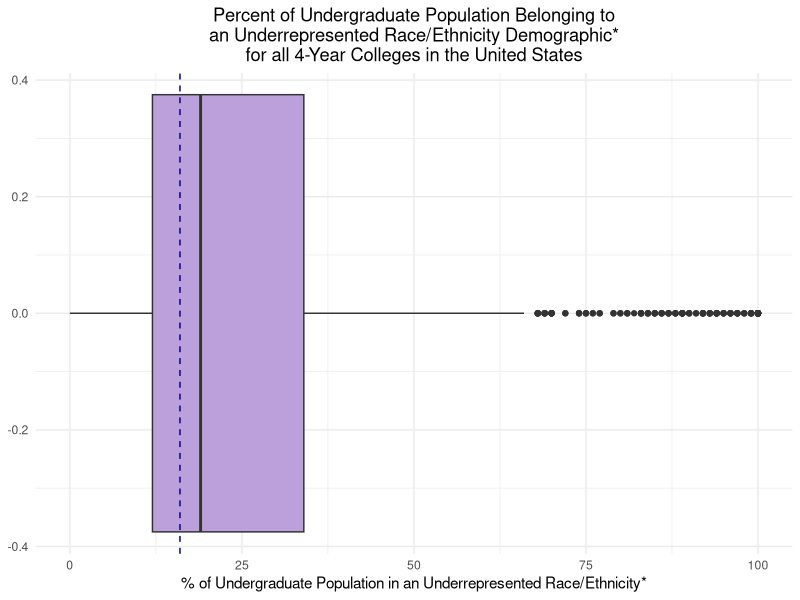
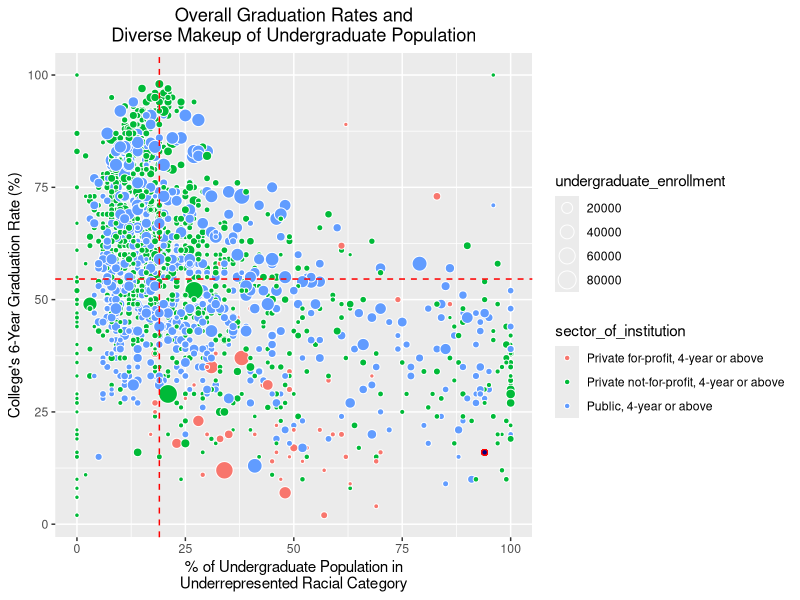
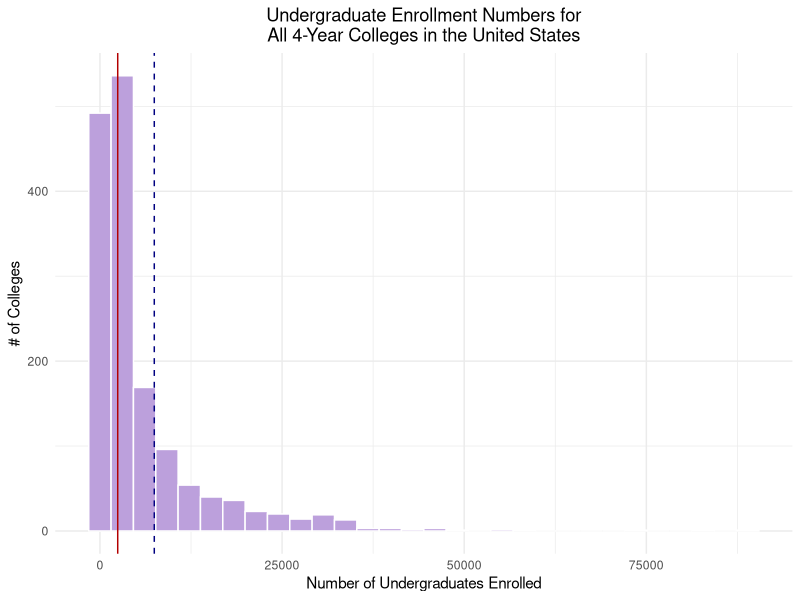
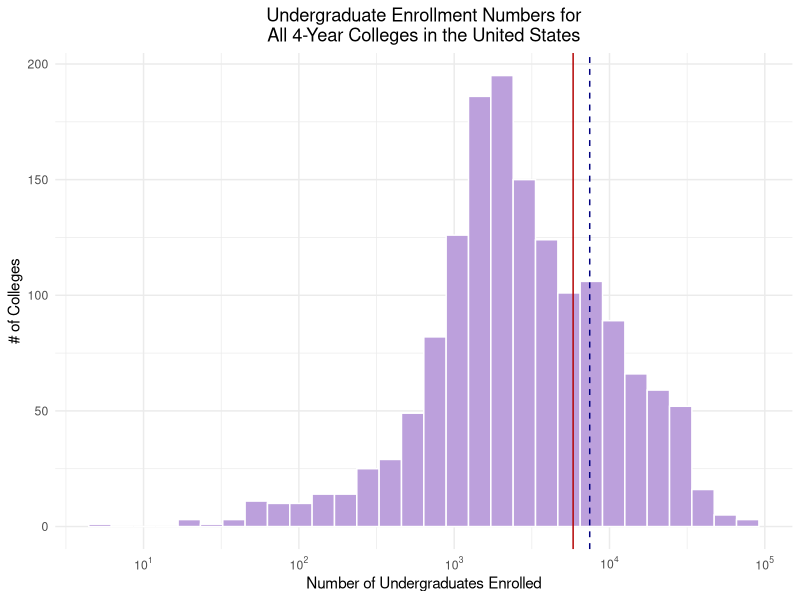
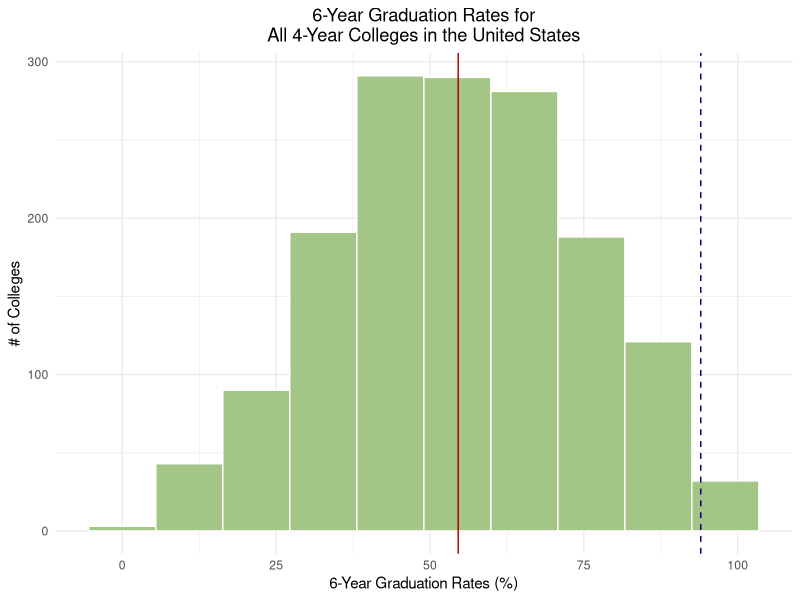
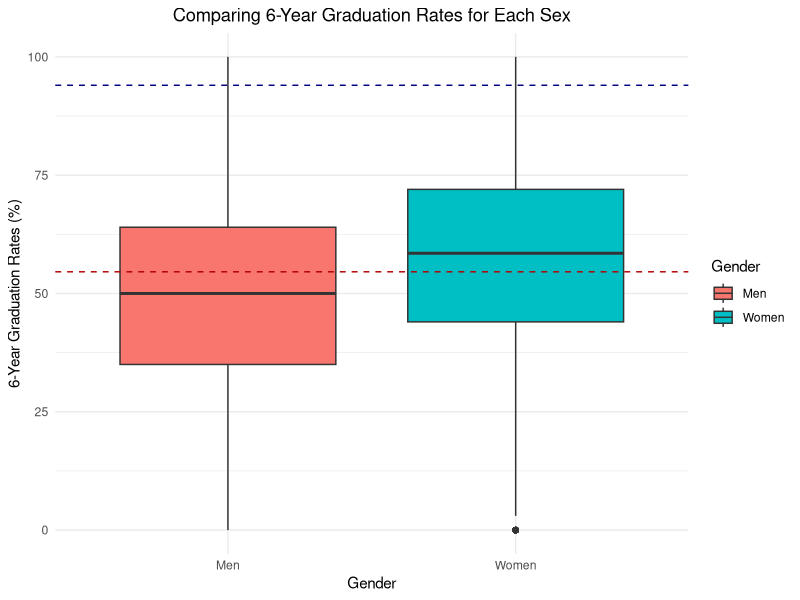
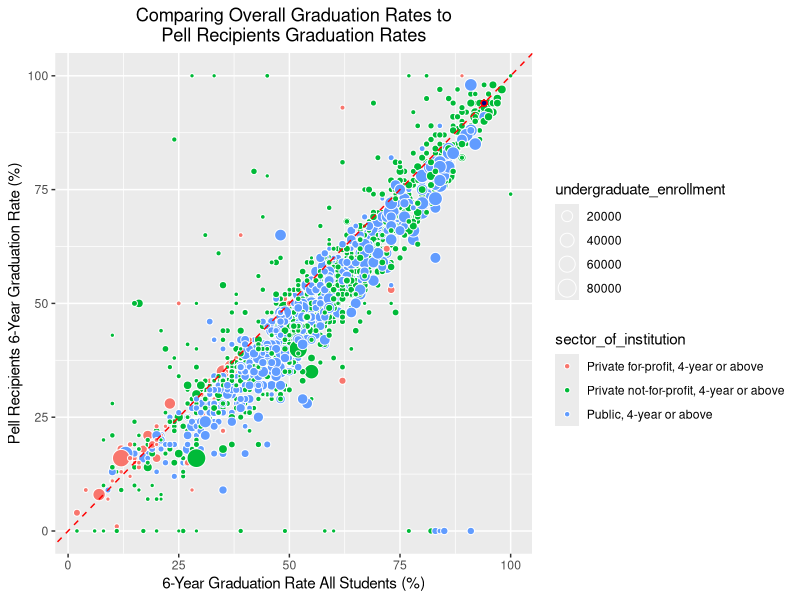
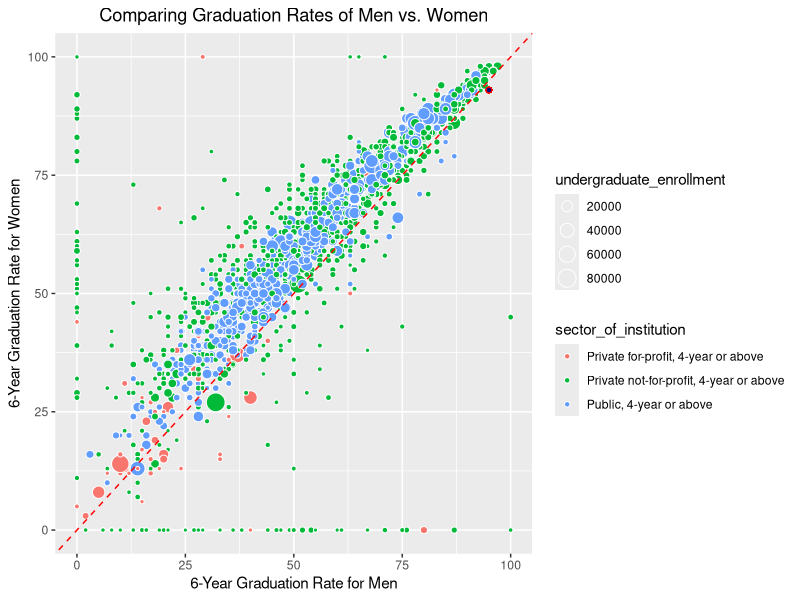

Source code (R) for these figures, in order: (Note: this script raises an error after producing the figures.)
## ---- chunk 1
library(plyr)
library(tidyverse)
library(ggplot2)
library(gtools)

raw_df <- read.csv("../data/SY18-19_all_variables_Data.csv", check.names = FALSE)
df <- raw_df
value_mapping <- read.csv("../data/SY18-19_all_variables_ValueLabels.csv")

# convert the sector into the actual names
for (i in unique(value_mapping$VariableName)){
  temp_map_val <- value_mapping %>% subset(VariableName == i)
  df[[i]] <- mapvalues(df[[i]], from = temp_map_val$Value, to = temp_map_val$ValueLabel)
}

# clean up column names
colnames(df) <- gsub(" - ", "_", tolower(colnames(df)))
colnames(df) <- gsub("-|[[:space:]]+|/", "_", colnames(df))
colnames(df) <- gsub("\\(|\\)|\\:", "", colnames(df))
colnames(df) <- gsub("\\_(sfa1819|2018_19|drvgr2018|drvef2018|hd2018|2018_ef2018d|f1819|al2019|gasb_drvf2019|ic2018).*$", "", tolower(colnames(df)))
colnames(df) <- gsub("graduation_rate_bachelor_degree_within_6_years", "gradrate_ba_6yrs", colnames(df))

# combine the financial columns which were broken up for public and private schools into one
dupe_vals <- grep('value_of_endowment_assets_at_the_beginning_of_the_fiscal_year', colnames(df))
colnames(df)[dupe_vals[1]] <- 'value_of_endowment_assets_at_the_beginning_of_the_fiscal_year1'
colnames(df)[dupe_vals[2]] <- 'value_of_endowment_assets_at_the_beginning_of_the_fiscal_year2'

## ---- chunk 2
df$endowment_total <- ifelse(is.na(df$value_of_endowment_assets_at_the_beginning_of_the_fiscal_year1),
                             df$value_of_endowment_assets_at_the_beginning_of_the_fiscal_year2,
                             df$value_of_endowment_assets_at_the_beginning_of_the_fiscal_year1)
df$finances_spent_research <- ifelse(is.na(df$research_current_year_total),
                                     df$research_total_amount,
                                     df$research_current_year_total)
df$finances_spent_student_services <- ifelse(is.na(df$student_service_total_amount),
                                             df$student_services_current_year_total,
                                             df$student_service_total_amount)
df$finances_spent_public_service <- ifelse(is.na(df$public_service_current_year_total),
                                           df$public_service_total_amount,
                                           df$public_service_current_year_total)
df$finances_spent_academic_support <- ifelse(is.na(df$academic_support_current_year_total),
                                             df$academic_support_total_amount,
                                             df$academic_support_current_year_total)
df$finances_spent_instruction <- ifelse(is.na(df$instruction_current_year_total),
                                        df$instruction_total_amount,
                                        df$instruction_current_year_total)
df$revenue_total <- ifelse(is.na(df$total_revenues_and_investment_return_total),
                           df$total_all_revenues_and_other_additions,
                           df$total_revenues_and_investment_return_total)

drop_cols <- c('value_of_endowment_assets_at_the_beginning_of_the_fiscal_year1', 'value_of_endowment_assets_at_the_beginning_of_the_fiscal_year2', 'research_current_year_total', 'research_total_amount', 'student_service_total_amount', 'student_services_current_year_total', 'public_service_current_year_total', 'public_service_total_amount', 'academic_support_current_year_total', 'academic_support_total_amount', 'instruction_current_year_total', 'instruction_total_amount', 'total_revenues_and_investment_return_total', 'total_all_revenues_and_other_additions', '')

df <- df[, !(colnames(df) %in% drop_cols)]
## ---- chunk 3
# remove columns that have NA's
pre_df <- nrow(df)
print(paste("Total # of schools in dataset:", nrow(df)))

remove_any_nas <- c("undergraduate_enrollment",
                    "gradrate_ba_6yrs_total"
                    )

for (i in remove_any_nas){
  df <- df %>% subset(!(is.na(df[[i]]) | (df[[i]] == 0)))
}

# for each subgroup, if they have students from that group, they should also have a graduation rate
enroll_grad <- c("percent_of_undergraduate_enrollment_that_are_black_or_african_american" = "gradrate_ba_6yrs_black_non_hispanic",
                    "percent_of_undergraduate_enrollment_that_are_hispanic_latino" = "gradrate_ba_6yrs_hispanic",
                    "percent_of_undergraduate_enrollment_that_are_american_indian_or_alaska_native" = "gradrate_ba_6yrs_american_indian_or_alaska_native",
                    "percent_of_undergraduate_students_awarded_pell_grants" = "pell_grant_recipients_overall_graduation_rate_within_150_percent_of_normal_time"
                 )

for (i in names(enroll_grad)){
  df <- df %>% subset(ifelse(!is.na(df[[i]]) & (df[[i]] != 0),
                             !is.na(df[[enroll_grad[[i]]]]),
                             TRUE))
}


# remove any rows if they do not have *any* students from underrepresented groups
df <- df %>% mutate(across(where(is.numeric), ~replace_na(.x, 0))) %>% mutate(sum_subgroups = percent_of_undergraduate_enrollment_that_are_black_or_african_american + percent_of_undergraduate_enrollment_that_are_hispanic_latino + percent_of_undergraduate_students_awarded_pell_grants + percent_of_undergraduate_enrollment_that_are_american_indian_or_alaska_native) %>% mutate(sum_race_subgroups = percent_of_undergraduate_enrollment_that_are_black_or_african_american + percent_of_undergraduate_enrollment_that_are_hispanic_latino + percent_of_undergraduate_enrollment_that_are_american_indian_or_alaska_native + percent_of_undergraduate_enrollment_that_are_native_hawaiian_or_other_pacific_islander)

# remove any schools where there are no underrepresented subgroups
df <- df %>% subset(sum_subgroups != 0)

# compute mean
df <- df %>% mutate(mean_subgroups = (percent_of_undergraduate_enrollment_that_are_black_or_african_american + percent_of_undergraduate_enrollment_that_are_hispanic_latino + percent_of_undergraduate_students_awarded_pell_grants + percent_of_undergraduate_enrollment_that_are_american_indian_or_alaska_native)/4)

# convert mean subgroups to quantiles
df <- df %>% mutate(diversity_quantiles = quantcut(df$mean_subgroups, q = 4, na.rm = TRUE))
df$diversity_quantiles <- mapvalues(df$diversity_quantiles,
                                    from = sort(unique(quantcut(df$mean_subgroups, q = 4, na.rm = TRUE))),
                                    to = paste("diversity quantile", 1:4))

# convert the sector into the actual names
for (i in unique(value_mapping$VariableName)){
  temp_map_val <- value_mapping %>% subset(VariableName == i)
  df[[i]] <- mapvalues(df[[i]], from = temp_map_val$Value, to = temp_map_val$ValueLabel)
}


paste("Removed", pre_df-nrow(df), "rows with missing undergraduate enrollment and graduation rates data.")
paste("Total # of schools for analysis:", nrow(df))

write.csv(df, "../data/all_data_merged_df(NEW).csv", row.names = FALSE)

## ---- chunk 4
gtown <- df %>% subset(institution_name == 'Georgetown University')
gtown
## ---- chunk 5
# mean of underrepresneted group makeup of the populations size histogram
# df %>% ggplot(aes(x=mean_subgroups)) + geom_boxplot(fill = "#bca0dc") + ggtitle("Percent of Undergraduate Population Belonging to\nan Underrepresented Demographic*\nfor all 4-Year Colleges in the United States") + xlab("% of Undergraduate Population in an Underrepresented Demographics") + theme_minimal() +  theme(plot.title = element_text(hjust = 0.5)) + geom_vline(xintercept=gtown$mean_subgroups, color='#000080', linetype = "dashed")

# sum of all underrepresented races = black, hispanic, native american, and pacific islander 
df %>% ggplot(aes(x=sum_race_subgroups)) + geom_boxplot(fill = "#bca0dc") + ggtitle("Percent of Undergraduate Population Belonging to\nan Underrepresented Race/Ethnicity Demographic*\nfor all 4-Year Colleges in the United States") + xlab("% of Undergraduate Population in an Underrepresented Race/Ethnicity*") + theme_minimal() +  theme(plot.title = element_text(hjust = 0.5)) + geom_vline(xintercept=gtown$sum_race_subgroups, color='#000080', linetype = "dashed")


# does racial diversity lead to overall higher graduation rates?
ggplot(df, aes(y=gradrate_ba_6yrs_total, x=sum_race_subgroups, color = sector_of_institution)) + 
  geom_point(aes(size=undergraduate_enrollment, fill = sector_of_institution), colour="white",pch=21) + geom_vline(xintercept=median(df$sum_race_subgroups), linetype='dashed', color='red') + geom_hline(yintercept=mean(df$gradrate_ba_6yrs_total), linetype='dashed', color='red') + labs(y='College\'s 6-Year Graduation Rate (%)', x='% of Undergraduate Population in\nUnderrepresented Racial Category') + ggtitle("Overall Graduation Rates and\nDiverse Makeup of Undergraduate Population") + theme_gray() +  theme(plot.title = element_text(hjust = 0.5)) + geom_point(aes(gtown$gradrate_ba_6yrs_total, gtown$sum_race_subgroups), fill='#000080', colour="red", pch=21)
# geom_boxplot(aes(x=variable, y=value, fill=variable))

head(df %>% arrange(desc(sum_subgroups)) %>% select(institution_name, sum_subgroups))
## ---- chunk 6
# enrollemnt size histogram
df %>% ggplot(aes(x=undergraduate_enrollment)) + geom_histogram(position="stack", col = "white", fill = "#bca0dc") + ggtitle("Undergraduate Enrollment Numbers for\nAll 4-Year Colleges in the United States") + xlab("Number of Undergraduates Enrolled") + ylab("# of Colleges") + geom_vline(xintercept=median(df$undergraduate_enrollment), color='#b30000') + theme_minimal() +  theme(plot.title = element_text(hjust = 0.5)) + geom_vline(xintercept=gtown$undergraduate_enrollment, color='#000080', linetype = "dashed")
## ---- chunk 7
# look into outliers
df %>% subset(undergraduate_enrollment > 40000) %>% select(institution_name, undergraduate_enrollment, all_programs_offered_completely_via_distance_education, percent_of_undergraduate_students_enrolled_exclusively_in_distance_education_courses) %>% arrange(desc(undergraduate_enrollment))
# found out that these are all online colleges. question - would we want to include entirely online colleges? we should at least pull in that data point
## ---- chunk 8
library(scales)
# redo histogram by taking log enrollment
df %>% ggplot(aes(x=undergraduate_enrollment)) + scale_x_log10(breaks = trans_breaks("log10", function(x) 10^x), labels = trans_format("log10", math_format(10^.x))) + geom_histogram(position="stack", col = "white", fill = "#bca0dc") + ggtitle("Undergraduate Enrollment Numbers for\nAll 4-Year Colleges in the United States") + xlab("Number of Undergraduates Enrolled") + ylab("# of Colleges") + geom_vline(xintercept=mean(df$undergraduate_enrollment), color='#b30000') + theme_minimal() +  theme(plot.title = element_text(hjust = 0.5)) + geom_vline(xintercept=gtown$undergraduate_enrollment, color='#000080', linetype = "dashed")

## ---- chunk 9
# graduation rates histogram
df %>% ggplot(aes(x=gradrate_ba_6yrs_total)) + geom_histogram(position="stack", col = "white", fill = "#a3c585", bins = 10) + ggtitle("6-Year Graduation Rates for\nAll 4-Year Colleges in the United States") + xlab("6-Year Graduation Rates (%)") + ylab("# of Colleges") + geom_vline(xintercept=mean(df$gradrate_ba_6yrs_total), color='#b30000') + theme_minimal() +  theme(plot.title = element_text(hjust = 0.5)) + geom_vline(xintercept=gtown$gradrate_ba_6yrs_total, color='#000080', linetype = "dashed")

## ---- chunk 10
# look out graduate rate outliers

df %>% subset(gradrate_ba_6yrs_total < 10) %>% select(institution_name, undergraduate_enrollment, sector_of_institution, institutional_category, gradrate_ba_6yrs_total, gradrate_ba_6yrs_black_non_hispanic, gradrate_ba_6yrs_white_non_hispanic)
## ---- chunk 11
library(reshape2)
library(ggplot2)

ggplot(melt(rename(df, Men = gradrate_ba_6yrs_men, Women = gradrate_ba_6yrs_women), id.vars = 'unitid', measure.vars = c('Men', 'Women'))) + geom_boxplot(aes(x=variable, y=value, fill=variable)) + ggtitle("Comparing 6-Year Graduation Rates for Each Sex")  + xlab("Gender") + ylab("6-Year Graduation Rates (%)") +  geom_hline(yintercept=mean(df$gradrate_ba_6yrs_total), color='#b30000', linetype ='dashed') + theme_minimal() +  theme(plot.title = element_text(hjust = 0.5)) + scale_fill_discrete(name = 'Gender') + geom_hline(yintercept=gtown$gradrate_ba_6yrs_total, color='#000080', linetype = "dashed")

## ---- chunk 12
# any points above the red dotted lines are schools where Pell-Grant recipients are graduating at *higher* rates than the general student body
# we added the dimension of school size to the mix and as you can see, majority of the schools where Pell-Grant recipients are graduating at much higher rates than the general student body are smaller sized schools
ggplot(df, aes(x=gradrate_ba_6yrs_total, y=pell_grant_recipients_overall_graduation_rate_within_150_percent_of_normal_time, color = sector_of_institution)) + 
  geom_point(aes(size=undergraduate_enrollment, fill = sector_of_institution), colour="white",pch=21) + geom_abline(intercept=0, slope=1, linetype='dashed', color='red') + labs(y='Pell Recipients 6-Year Graduation Rate (%)', x='6-Year Graduation Rate All Students (%)') + ggtitle("Comparing Overall Graduation Rates to\nPell Recipients Graduation Rates") + theme_gray() +  theme(plot.title = element_text(hjust = 0.5)) + geom_point(aes(gtown$gradrate_ba_6yrs_total, gtown$pell_grant_recipients_overall_graduation_rate_within_150_percent_of_normal_time), fill='#000080', colour="red", pch=21)

paste("There are", sum(df$pell_grant_recipients_overall_graduation_rate_within_150_percent_of_normal_time > df$gradrate_ba_6yrs_total), "schools where Pell-Grant recipients graduate at higher rates than that school's overall population.")

# create a derived field that indicates whether pell students are doing about the same or better than overall student body
df <- df %>% mutate(pell_above_avg = pell_grant_recipients_overall_graduation_rate_within_150_percent_of_normal_time >= gradrate_ba_6yrs_total)
## ---- chunk 13
# any points above the red dotted lines are schools where women graduate at higher rates than men
ggplot(df, aes(y=gradrate_ba_6yrs_women, x=gradrate_ba_6yrs_men, color = sector_of_institution)) + 
  geom_point(aes(size=undergraduate_enrollment, fill = sector_of_institution), colour="white",pch=21) + geom_abline(intercept=0, slope=1, linetype='dashed', color='red') + labs(x='6-Year Graduation Rate for Men', y='6-Year Graduation Rate for Women') + ggtitle("Comparing Graduation Rates of Men vs. Women") + theme_gray() +  theme(plot.title = element_text(hjust = 0.5)) + geom_point(aes(gtown$gradrate_ba_6yrs_women, gtown$gradrate_ba_6yrs_men), fill='#000080', colour="red", pch=21)

# create a derived field that indicates whether women and men are graduating at the same rates
df <- df %>% mutate(women_above_avg = gradrate_ba_6yrs_women >= gradrate_ba_6yrs_men)
## ---- chunk 14
# any points above the red dotted lines are schools where black students graduate at higher rates than white students
ggplot(df, aes(y=gradrate_ba_6yrs_black_non_hispanic, x=gradrate_ba_6yrs_total)) + 
  geom_point(aes(size=undergraduate_enrollment, fill = sector_of_institution), colour="white", pch=21) + geom_abline(intercept=0, slope=1, linetype='dashed', color='red') + labs(x='6-Year Graduation Rate for All Students (%)', y='6-Year Graduation Rate for Black\nNon-Hispanic Students (%)') + ggtitle("Comparing Graduation Rates of Black Students\nto the College's Total Graduation Rate of All Students") + theme_gray() +  theme(plot.title = element_text(hjust = 0.5)) + geom_point(aes(gtown$gradrate_ba_6yrs_black_non_hispanic, gtown$gradrate_ba_6yrs_total), fill='#000080', colour="red", pch=21)

paste("There are", sum(df$gradrate_ba_6yrs_black_non_hispanic > df$gradrate_ba_6yrs_total), "schools where Black students graduate at higher rates than White students.")

# create a derived field that indicates whether black students are graduating at the same rates at the school avg
df <- df %>% mutate(black_above_avg = gradrate_ba_6yrs_black_non_hispanic >= gradrate_ba_6yrs_total)
## ---- chunk 15
# any points above the red dotted lines are schools where hispanic students graduate at higher rates than white students
ggplot(df, aes(y=gradrate_ba_6yrs_hispanic, x=gradrate_ba_6yrs_total, color = sector_of_institution)) + 
  geom_point(aes(size=undergraduate_enrollment, fill = sector_of_institution), colour="white",pch=21) + geom_abline(intercept=0, slope=1, linetype='dashed', color='red') + labs(x='6-Year Graduation Rate for All Students', y='6-Year Graduation Rate for Hispanic Students') + ggtitle("Comparing Hispanic Students' Graduation Rates\nto Each College's Total Graduation Rate") + theme_gray() +  theme(plot.title = element_text(hjust = 0.5)) + geom_point(aes(gtown$gradrate_ba_6yrs_hispanic, gtown$gradrate_ba_6yrs_total), fill='#000080', colour="red", pch=21)

paste("There are", sum(df$gradrate_ba_6yrs_hispanic > df$gradrate_ba_6yrs_total), "schools where Hispanic/Latinx students graduate at higher rates than White students.")


# create a derived field that indicates whether hispanic students are graduating at the same rates at the school avg
df <- df %>% mutate(hispanic_above_avg = gradrate_ba_6yrs_hispanic >= gradrate_ba_6yrs_total)
## ---- chunk 16

hist(df$gradrate_ba_6yrs_american_indian_or_alaska_native)
print(sum(!is.na(df$gradrate_ba_6yrs_american_indian_or_alaska_native)))

# any points above the red dotted lines are schools where hispanic students graduate at higher rates than white students
ggplot(df, aes(y=gradrate_ba_6yrs_american_indian_or_alaska_native, x=gradrate_ba_6yrs_total, color = sector_of_institution)) + geom_point(aes(size=undergraduate_enrollment, fill = sector_of_institution), colour="white",pch=21) + geom_abline(intercept=0, slope=1, linetype='dashed', color='red') + labs(x='6-Year Graduation Rate for White Non-Hispanic Students', y='6-Year Graduation Rate for\nAmerican Indian or Alaska Native Students (%)') + ggtitle("Comparing Native American Students'\nGraduation Rates to Each College's\nTotal Graduation Rate (%)") + theme_gray() +  theme(plot.title = element_text(hjust = 0.5)) + geom_point(aes(gtown$gradrate_ba_6yrs_american_indian_or_alaska_native, gtown$gradrate_ba_6yrs_total), fill='#000080', colour="red", pch=21)


paste("There are", sum(df$gradrate_ba_6yrs_american_indian_or_alaska_native > df$gradrate_ba_6yrs_total), "schools where Native American students graduate at higher rates than White students.")


## ---- chunk 17
# see how many schools are ones in which underrepresented students are doing the same or better as the general student body
df <- df %>% mutate(underrepresented_above_avg = hispanic_above_avg & pell_above_avg & women_above_avg & black_above_avg)

print(table(df$underrepresented_above_avg))

subgroups_success_df <- df %>% subset(underrepresented_above_avg==TRUE)

# df %>% subset(underrepresented_above_avg == TRUE) %>% ggplot(aes(x=gradrate_ba_6yrs_total,fill = underrepresented_above_avg)) + geom_histogram(position="stack", col = "white") + ggtitle("Seeing Graduation Rates for Schools\nWhere Underrepresented Demographics Perform\nin par w/ Rest of Student Body") + xlab("Graduation Rate") + ylab("# of Colleges") + geom_vline(xintercept=median(df$gradrate_ba_6yrs_total), color='#b30000') + theme_minimal() +  theme(plot.title = element_text(hjust = 0.5)) + geom_vline(xintercept=gtown$gradrate_ba_6yrs_total, color='#000080', linetype = "dashed")


df %>% ggplot(aes(x=underrepresented_above_avg, fill = underrepresented_above_avg)) + geom_bar(position="stack", col = "white") + ggtitle("Seeing Graduation Rates for Schools\nWhere Underrepresented Demographics Perform\nin par w/ Rest of Student Body") + xlab("Graduation Rate") + ylab("# of Colleges") + geom_vline(xintercept=median(df$gradrate_ba_6yrs_total), color='#b30000') + theme_minimal() +  theme(plot.title = element_text(hjust = 0.5)) + geom_vline(xintercept=gtown$gradrate_ba_6yrs_total, color='#000080', linetype = "dashed")

df %>% ggplot(aes(x=hispanic_above_avg, fill = hispanic_above_avg)) + geom_bar(position="stack", col = "white") + ggtitle("Seeing Graduation Rates for Schools\nWhere Hispanic/Latinx Students Perform\nin par w/ Rest of Student Body") + xlab("Graduation Rate") + ylab("# of Colleges") + geom_vline(xintercept=median(df$gradrate_ba_6yrs_total), color='#b30000') + theme_minimal() +  theme(plot.title = element_text(hjust = 0.5)) + geom_vline(xintercept=gtown$gradrate_ba_6yrs_total, color='#000080', linetype = "dashed")

df %>% ggplot(aes(x=black_above_avg, fill = black_above_avg)) + geom_bar(position="stack", col = "white") + ggtitle("Seeing Graduation Rates for Schools\nWhere Black Students Perform\nin par w/ Rest of Student Body") + xlab("Graduation Rate") + ylab("# of Colleges") + geom_vline(xintercept=median(df$gradrate_ba_6yrs_total), color='#b30000') + theme_minimal() +  theme(plot.title = element_text(hjust = 0.5)) + geom_vline(xintercept=gtown$gradrate_ba_6yrs_total, color='#000080', linetype = "dashed")

df %>% ggplot(aes(x=pell_above_avg, fill = pell_above_avg)) + geom_bar(position="stack", col = "white") + ggtitle("Seeing Graduation Rates for Schools\nWhere Low-Income Students Perform\nin par w/ Rest of Student Body") + xlab("Graduation Rate") + ylab("# of Colleges") + geom_vline(xintercept=median(df$gradrate_ba_6yrs_total), color='#b30000') + theme_minimal() +  theme(plot.title = element_text(hjust = 0.5)) + geom_vline(xintercept=gtown$gradrate_ba_6yrs_total, color='#000080', linetype = "dashed")
## ---- chunk 18
subgroups_success_df %>% ggplot(aes(x=sector_of_institution, fill = sector_of_institution)) + geom_bar(position="stack", col = "white") + ggtitle("Sector of Institution") + xlab("Graduation Rate") + ylab("# of Colleges") + geom_vline(xintercept=median(df$gradrate_ba_6yrs_total), color='#b30000') + theme_minimal() +  theme(plot.title = element_text(hjust = 0.5)) + geom_vline(xintercept=gtown$gradrate_ba_6yrs_total, color='#000080', linetype = "dashed")

subgroups_success_df %>% ggplot(aes(x=undergraduate_enrollment)) + scale_x_log10(breaks = trans_breaks("log10", function(x) 10^x), labels = trans_format("log10", math_format(10^.x))) + geom_histogram(position="stack", col = "white", fill = "#bca0dc", bins=5) + ggtitle("Undergraduate Enrollment Numbers for\nAll 4-Year Colleges in the United States") + xlab("Number of Undergraduates Enrolled") + ylab("# of Colleges") + geom_vline(xintercept=mean(df$undergraduate_enrollment), color='#b30000') + theme_minimal() +  theme(plot.title = element_text(hjust = 0.5)) + geom_vline(xintercept=gtown$undergraduate_enrollment, color='#000080', linetype = "dashed")
## ---- chunk 19
df %>%
  ggplot( aes(x = underrepresented_above_avg, y = gradrate_ba_6yrs_total, fill=underrepresented_above_avg)) +
  geom_boxplot() +ggtitle("Comparing Graduation Rates at Institutions where\nUnderrepresented Students Succeed")


df %>%
  ggplot( aes(x = hispanic_above_avg, y = gradrate_ba_6yrs_total, fill=hispanic_above_avg)) +
  geom_boxplot() +ggtitle("Comparing Graduation Rates at Institutions where\nHispanic/Latinx Students Succeed")

df %>%
  ggplot( aes(x = black_above_avg, y = gradrate_ba_6yrs_total, fill=black_above_avg)) +
  geom_boxplot() +ggtitle("Comparing Graduation Rates at Institutions where\nBlack Students Succeed")

df %>%
  ggplot( aes(x = pell_above_avg, y = gradrate_ba_6yrs_total, fill=pell_above_avg)) +
  geom_boxplot() +ggtitle("Comparing Graduation Rates at Institutions where\nLow-Income Students Succeed")
## ---- chunk 20
# avg amount of federal, state, local, institutional sums up all institutional aid a student can get
# total price for in state tution, off campus. in state vs. out of state typically only counts for public schools. low-income students are highly unlikely to attend an out of state public school
df <- df %>% mutate(cost_metric = ifelse(is.na(total_price_for_in_state_students_living_off_campus_not_with_family) | total_price_for_in_state_students_living_off_campus_not_with_family == 0,
                                         total_price_for_in_state_students_living_on_campus,
                                         total_price_for_in_state_students_living_off_campus_not_with_family))

df <- df %>% mutate(percent_covered_aid = average_amount_of_federal_state_local_institutional_or_other_sources_of_grant_aid_awarded_to_undergraduate_students/cost_metric) %>% mutate(percent_covered_aid = ifelse(cost_metric==0, 1, percent_covered_aid))

hist(df$percent_covered_aid)
boxplot(df$percent_covered_aid)

pell_df <- df %>% subset(pell_above_avg==TRUE)


nrow(pell_df)

hist(df$average_amount_pell_grant_aid_awarded_to_undergraduate_students)
hist(df$percent_of_undergraduate_students_awarded_pell_grants)
boxplot(df$average_net_price_income_0_30_000_students_awarded_title_iv_federal_financial_aid)
## ---- chunk 21
(mean_aid <- mean(df$percent_covered_aid, na.rm=TRUE))
df <- df %>% mutate(above_avg_aid = ifelse(percent_covered_aid > mean_aid, "above avg. aid", "avg. aid or below"))
print(table(df$above_avg_aid))

# get georgetown value
gtown <- df %>% subset(institution_name == 'Georgetown University')
print(gtown$percent_covered_aid)

df %>%
  ggplot( aes(x = above_avg_aid, y = pell_grant_recipients_overall_graduation_rate_within_150_percent_of_normal_time, fill=diverse_black)) +
  geom_boxplot() + ggtitle("Graduation Rates for Low-Income Students at Schools w/\nDifferent Financial Aid Coverage")+ theme(plot.title = element_text(hjust = 0.5)) + xlab("Financial Aid Coverage > Avg.(All Schools' Financial Aid Coverage)") + ylab("6-Year Graduation Rate for Pell Grant Recipients (%)") + geom_hline(yintercept = mean(df$pell_grant_recipients_overall_graduation_rate_within_150_percent_of_normal_time), linetype='dashed', color='red')

# null hypothesis: the average graduation rate for pell students at schools where the average aid given covers more than the median amount is the same as schools where average aid is median amount or less
# alternative hypothesis: the average graduation rate for pell students at schools where the average aid given covers more than the median amount is MORE than schools where average aid is median amount or less
t.test(pell_grant_recipients_overall_graduation_rate_within_150_percent_of_normal_time ~ above_avg_aid,
       data = df,
       alternative = "greater")
## ---- chunk 22
(mean_latinx <- mean(df$percent_of_undergraduate_enrollment_that_are_hispanic_latino, na.rm=TRUE))

df <- df %>% mutate(diverse_latinx =  ifelse(percent_of_undergraduate_enrollment_that_are_hispanic_latino > mean_latinx,
                                               'latinx diverse',
                                               'not latinx diverse'))

df %>%
  ggplot( aes(x = diverse_latinx, y = gradrate_ba_6yrs_hispanic, fill=diverse_latinx)) +
  geom_boxplot() + ggtitle("Hispanic/Latinx Grad Rates at Schools w/\nDifferent Hispanic/Latinx Populations")


# null hypothesis: the average graduation rate for latinx students at schools where the demographic is above avg. latinx population is the same as schools where latinx population is avg
# alternative hypothesis: the average graduation rate for latinx students at schools where the demographic is above avg. latinx population is MORE THAN at schools where latinx population is avg
t.test(gradrate_ba_6yrs_hispanic ~ diverse_latinx,
       data = df,
       alternative = "greater")
## ---- chunk 23
(mean_black <- mean(df$percent_of_undergraduate_enrollment_that_are_black_or_african_american, na.rm=TRUE))

df <- df %>% mutate(diverse_black =  ifelse(percent_of_undergraduate_enrollment_that_are_black_or_african_american > mean_black,
                                               'black/aa diverse',
                                               'not black/aa diverse'))
print(table(df$diverse_black))

df %>%
  ggplot( aes(x = diverse_black, y = gradrate_ba_6yrs_black_non_hispanic, fill=diverse_black)) +
  geom_boxplot() + ggtitle("Black/African American Grad Rates at Schools w/\nDifferent Black/African American Populations")


# null hypothesis: the average graduation rate for black / african american students at schools where the demographic is above avg. black / african american population is the same as schools where black / african american population is avg
# alternative hypothesis: the average graduation rate for black / african american students at schools where the demographic is above avg. black / african american population is MORE THAN at schools where black / african american population is avg
t.test(gradrate_ba_6yrs_black_non_hispanic ~ diverse_black,
       data = df,
       alternative = "greater")
## ---- chunk 24
(mean_native <- mean(df$percent_of_undergraduate_enrollment_that_are_american_indian_or_alaska_native, na.rm=TRUE))

df <- df %>% mutate(diverse_native =  ifelse(percent_of_undergraduate_enrollment_that_are_american_indian_or_alaska_native > mean_native,
                                               'american indian/native diverse',
                                               'not american indian/native diverse'))

print(table(df$diverse_native))



df %>%
  ggplot( aes(x = diverse_native, y = gradrate_ba_6yrs_american_indian_or_alaska_native, fill=diverse_native)) +
  geom_boxplot() + ggtitle("American Indian/Native American Grad Rates at Schools w/\nDifferent American Indian/Native American Populations")

# null hypothesis: the average graduation rate for american indian/native american students at schools where the demographic is above avg. american indian/native american population is the same as schools where american indian/native american population is avg
# alternative hypothesis: the average graduation rate for american indian/native american students at schools where the demographic is above avg. american indian/native american population is MORE THAN at schools where american indian/native american population is avg
t.test(gradrate_ba_6yrs_american_indian_or_alaska_native ~ diverse_native,
       data = df,
       alternative = "greater")
## ---- chunk 25
print(table(df$historically_black_college_or_university))

df %>%
  ggplot( aes(x = historically_black_college_or_university, y = gradrate_ba_6yrs_black_non_hispanic, fill=historically_black_college_or_university)) +
  geom_boxplot() + ggtitle("Comparing Graduation Rates of Black Students\nat Schools w/ or w/out HBCU Status")

df %>% 
  ggplot( aes(x = sector_of_institution, y = gradrate_ba_6yrs_black_non_hispanic, fill=above_avg_aid)) +
  geom_boxplot() + ggtitle("Comparing Graduation Rates of Black Students\nat Difference Sectors") + theme(plot.title = element_text(hjust = 0.5))

df %>% 
  ggplot( aes(x = sector_of_institution, y = gradrate_ba_6yrs_hispanic, fill=above_avg_aid)) +
  geom_boxplot() + ggtitle("Comparing Graduation Rates of Hispanic Students\nat Difference Sectors") + theme(plot.title = element_text(hjust = 0.5))

df %>% 
  ggplot( aes(x = sector_of_institution, y = pell_grant_recipients_overall_graduation_rate_within_150_percent_of_normal_time, fill=above_avg_aid)) +
  geom_boxplot() + ggtitle("Comparing Graduation Rates of Low-Income Students\nat Difference Sectors") + theme(plot.title = element_text(hjust = 0.5))


# null hypothesis: the average graduation rate for black students at HBCU schools is the same than at non-HBCU schools
# alternative hypothesis: the average graduation rate for black students at HBCU schools is statistically greater than the avg. grad rate at non-HBCU schools
t.test(gradrate_ba_6yrs_black_non_hispanic ~ historically_black_college_or_university,
       data = df,
       alternative = "less")
## ---- chunk 26
df %>% 
  ggplot( aes(x = degree_of_urbanization_urban_centric_locale, y = gradrate_ba_6yrs_hispanic, fill=degree_of_urbanization_urban_centric_locale)) +
  geom_boxplot() + ggtitle("Comparing Graduation Rates of Low-Income Students\nat Difference Sectors") + theme(plot.title = element_text(hjust = 0.5))
## ---- chunk 27

hist(df[df$black_above_avg==TRUE,]$gradrate_ba_6yrs_black_non_hispanic)

temp_df <- df %>% subset(black_above_avg==TRUE)

colnames(temp_df)

print(table(temp_df$sector_of_institution))
hist(temp_df$average_amount_of_federal_student_loans_awarded_to_undergraduate_students)
hist(df$average_amount_of_federal_student_loans_awarded_to_undergraduate_students)
hist(log(df$endowment_total))


df <- df %>% mutate(endowment_quantiles = quantcut(df$mean_subgroups, q = 4, na.rm = TRUE))
df$diversity_quantiles <- mapvalues(df$diversity_quantiles,
                                    from = sort(unique(quantcut(df$mean_subgroups, q = 4, na.rm = TRUE))),
                                    to = paste("diversity quantile", 1:4))

df <- df %>% mutate(endowment_breaks = )
